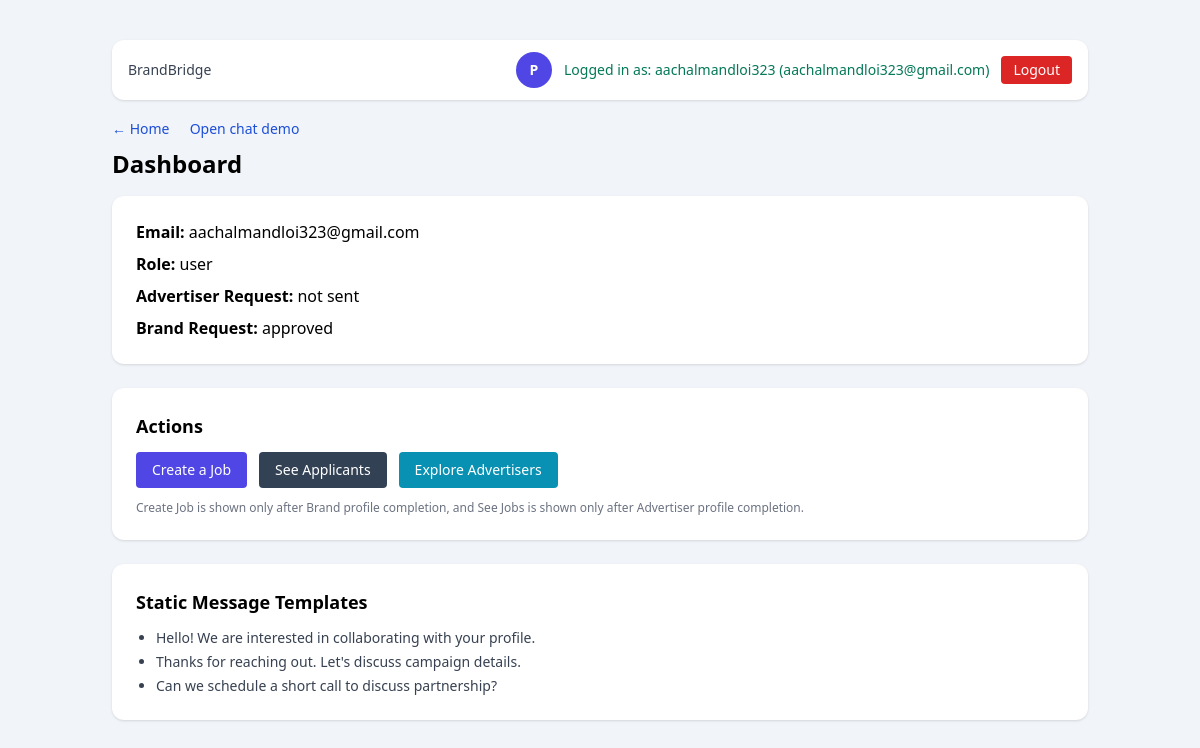
The page /dashboard (signed in) on the database its author committed.
### app/models.py (models this page shows)
class User(Base):
    __tablename__ = "users"
    id = Column(Integer, primary_key=True, index=True)
    email = Column(String(255), unique=True, nullable=False, index=True)
    password_hash = Column(String(255), nullable=False)
    role = Column(SqlEnum(UserRole), default=UserRole.USER, nullable=False)
    is_active = Column(Boolean, default=True, nullable=False)
    created_at = Column(DateTime, default=datetime.utcnow, nullable=False)
    profile = relationship("Profile", back_populates="user", uselist=False)
    basic_profiles = relationship("BasicProfile", back_populates="user")
    approval_requests = relationship("ProfileApprovalRequest", back_populates="user")
    sent_messages = relationship(
        "Message", back_populates="sender", foreign_keys="Message.sender_id"
    )
    received_messages = relationship(
        "Message", back_populates="receiver", foreign_keys="Message.receiver_id"
    )

class ProfileApprovalRequest(Base):
    __tablename__ = "profile_approval_requests"
    __table_args__ = (
        UniqueConstraint(
            "user_id", "profile_type", name="uq_profile_approval_request_user_type"
        ),
    )
    id = Column(Integer, primary_key=True, index=True)
    user_id = Column(Integer, ForeignKey("users.id"), nullable=False, index=True)
    profile_type = Column(SqlEnum(ProfileType), nullable=False, index=True)
    status = Column(SqlEnum(ProfileStatus), default=ProfileStatus.PENDING, nullable=False)
    requested_at = Column(DateTime, default=datetime.utcnow, nullable=False)
    reviewed_at = Column(DateTime, nullable=True)
    rejected_until = Column(DateTime, nullable=True)
    rejection_reason = Column(String(255), nullable=True)
    created_at = Column(DateTime, default=datetime.utcnow, nullable=False)
    updated_at = Column(DateTime, default=datetime.utcnow, nullable=False)
    user = relationship("User", back_populates="approval_requests")

### app/main.py (the view)
@app.get("/dashboard", response_class=HTMLResponse)
def dashboard(request: Request, db: Session = Depends(get_db)):
    user = _get_user_from_cookie(request, db)
    advertiser_complete = False
    brand_complete = False
    advertiser_request = None
    brand_request = None
    advertiser_approved = False
    brand_approved = False
    if user:
        profile_map = _get_basic_profile_map(db, user.id)
        approval_map = {
            row.profile_type.value: row
            for row in db.query(models.ProfileApprovalRequest)
            .filter(models.ProfileApprovalRequest.user_id == user.id)
            .all()
        }
        advertiser_complete = _is_basic_profile_complete(
            profile_map.get(models.ProfileType.ADVERTISER.value)
        )
        brand_complete = _is_basic_profile_complete(profile_map.get(models.ProfileType.BRAND.value))
        advertiser_request = approval_map.get(models.ProfileType.ADVERTISER.value)
        brand_request = approval_map.get(models.ProfileType.BRAND.value)
        advertiser_approved = bool(
            advertiser_request and advertiser_request.status == models.ProfileStatus.APPROVED
        )
        brand_approved = bool(brand_request and brand_request.status == models.ProfileStatus.APPROVED)
    display_name = user.email.split("@")[0] if user else None
    return templates.TemplateResponse(
        request,
        "dashboard.html",
        {
            "request": request,
            "user": user,
            "templates": TEMPLATES,
            "display_name": display_name,
            "advertiser_complete": advertiser_complete,
            "brand_complete": brand_complete,
            "advertiser_request": advertiser_request,
            "brand_request": brand_request,
            "advertiser_approved": advertiser_approved,
            "brand_approved": brand_approved,
            "is_admin": bool(user and user.role == models.UserRole.ADMIN),
            "success": request.query_params.get("success"),
            "error": request.query_params.get("error"),
        },
    )

### templates/dashboard.html (shortened to what this page needs)
<!DOCTYPE html>
<html lang="en">
<head>
  <script src="https://cdn.tailwindcss.com"></script>
</head>
<body class="bg-slate-100 min-h-screen">
  <main class="max-w-5xl mx-auto px-6 py-10">
    <div class="mb-4 bg-white rounded-xl shadow px-4 py-3 flex items-center justify-between">
      <span class="text-sm text-gray-700 font-medium">BrandBridge</span>
      {% if user %}
        <div class="flex items-center gap-3">
          <a href="/profile" title="Profile" class="w-9 h-9 rounded-full bg-indigo-600 text-white flex items-center justify-center text-sm font-semibold">P</a>
          <span class="text-sm text-emerald-700">Logged in as: {{ display_name }} ({{ user.email }})</span>
          <form action="/ui/logout" method="post">
            <button type="submit" class="text-sm bg-red-600 text-white px-3 py-1 rounded">Logout</button>
          </form>
        </div>
      {% else %}
        <span class="text-sm text-gray-500">Not logged in</span>
      {% endif %}
    </div>
    <a href="/" class="text-sm text-blue-700">&larr; Home</a>
    {% if user %}
      <a href="/chat-demo" class="ml-4 text-sm text-blue-700">Open chat demo</a>
    {% endif %}
    <h1 class="text-2xl font-bold mt-2">Dashboard</h1>
    {% if user %}
      <div class="mt-4 bg-white shadow rounded-xl p-6 space-y-2">
        <p><span class="font-semibold">Email:</span> {{ user.email }}</p>
        <p><span class="font-semibold">Role:</span> {{ user.role.value }}</p>
        <p><span class="font-semibold">Advertiser Request:</span> {{ advertiser_request.status.value if advertiser_request else 'not sent' }}</p>
        <p><span class="font-semibold">Brand Request:</span> {{ brand_request.status.value if brand_request else 'not sent' }}</p>
      </div>
      <div class="mt-6 bg-white shadow rounded-xl p-6">
        <h2 class="text-lg font-semibold mb-3">Actions</h2>
        <div class="flex flex-wrap gap-3">
          {% if brand_complete %}
            <a href="/jobs/create" class="inline-block bg-indigo-600 text-white px-4 py-2 rounded text-sm">Create a Job</a>
            <a href="/brand/applications" class="inline-block bg-slate-700 text-white px-4 py-2 rounded text-sm">See Applicants</a>
          {% endif %}
          {% if brand_approved %}
            <a href="/explore/advertisers" class="inline-block bg-cyan-600 text-white px-4 py-2 rounded text-sm">Explore Advertisers</a>
          {% endif %}
        </div>
        <p class="text-xs text-gray-500 mt-3">Create Job is shown only after Brand profile completion, and See Jobs is shown only after Advertiser profile completion.</p>
      </div>
      <div class="mt-6 bg-white shadow rounded-xl p-6">
        <h2 class="text-lg font-semibold mb-3">Static Message Templates</h2>
        <ul class="list-disc pl-5 space-y-1 text-sm text-gray-700">
          {% for item in templates %}
            <li>{{ item }}</li>
          {% endfor %}
        </ul>
      </div>
    {% else %}
      <div class="mt-4 bg-white shadow rounded-xl p-6 text-red-700">
        You are not logged in. Please login from home page.
      </div>
    {% endif %}
  </main>
</body>
</html>

### rows shown on the page
User: email "aachalmandloi323@gmail.com", role.value "user"
ProfileApprovalRequest: status "approved"

### other values the page prints
{{ display_name }} "aachalmandloi323"
{{ advertiser_request.status.value if advertiser_request else 'not sent' }} "not sent"
{{ item }} "Hello! We are interested in collaborating with your profile." "Thanks for reaching out. Let's discuss campaign details." "Can we schedule a short call to discuss partnership?"
